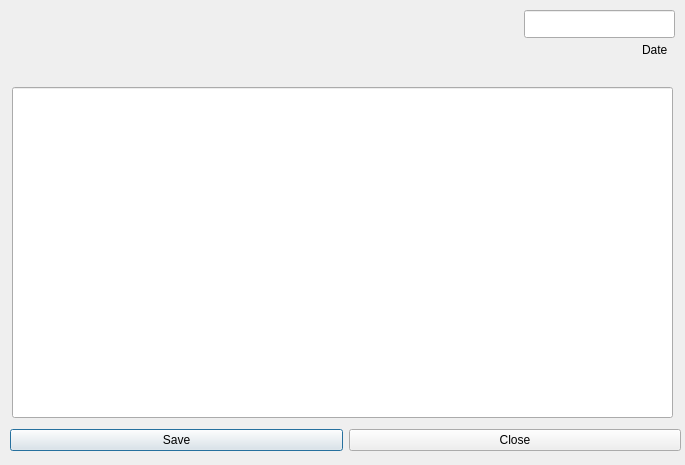
<?xml version="1.0" encoding="UTF-8"?>
<ui version="4.0">
 <class>AddDiary</class>
 <widget class="QDialog" name="AddDiary">
  <property name="geometry">
   <rect>
    <x>0</x>
    <y>0</y>
    <width>685</width>
    <height>465</height>
   </rect>
  </property>
  <property name="windowTitle">
   <string>Dialog</string>
  </property>
  <widget class="QLabel" name="label">
   <property name="geometry">
    <rect>
     <x>642</x>
     <y>40</y>
     <width>31</width>
     <height>20</height>
    </rect>
   </property>
   <property name="text">
    <string>Date</string>
   </property>
  </widget>
  <widget class="QWidget" name="horizontalLayoutWidget">
   <property name="geometry">
    <rect>
     <x>10</x>
     <y>400</y>
     <width>671</width>
     <height>80</height>
    </rect>
   </property>
   <layout class="QHBoxLayout" name="horizontalLayout">
    <item>
     <widget class="QPushButton" name="pushButton">
      <property name="text">
       <string>Save</string>
      </property>
     </widget>
    </item>
    <item>
     <widget class="QPushButton" name="pushButton_2">
      <property name="text">
       <string>Close</string>
      </property>
     </widget>
    </item>
   </layout>
  </widget>
  <widget class="QLineEdit" name="lineEdit">
   <property name="geometry">
    <rect>
     <x>524</x>
     <y>10</y>
     <width>151</width>
     <height>28</height>
    </rect>
   </property>
  </widget>
  <widget class="QLineEdit" name="lineEdit_2">
   <property name="geometry">
    <rect>
     <x>12</x>
     <y>87</y>
     <width>661</width>
     <height>331</height>
    </rect>
   </property>
  </widget>
 </widget>
 <resources/>
 <connections/>
</ui>
